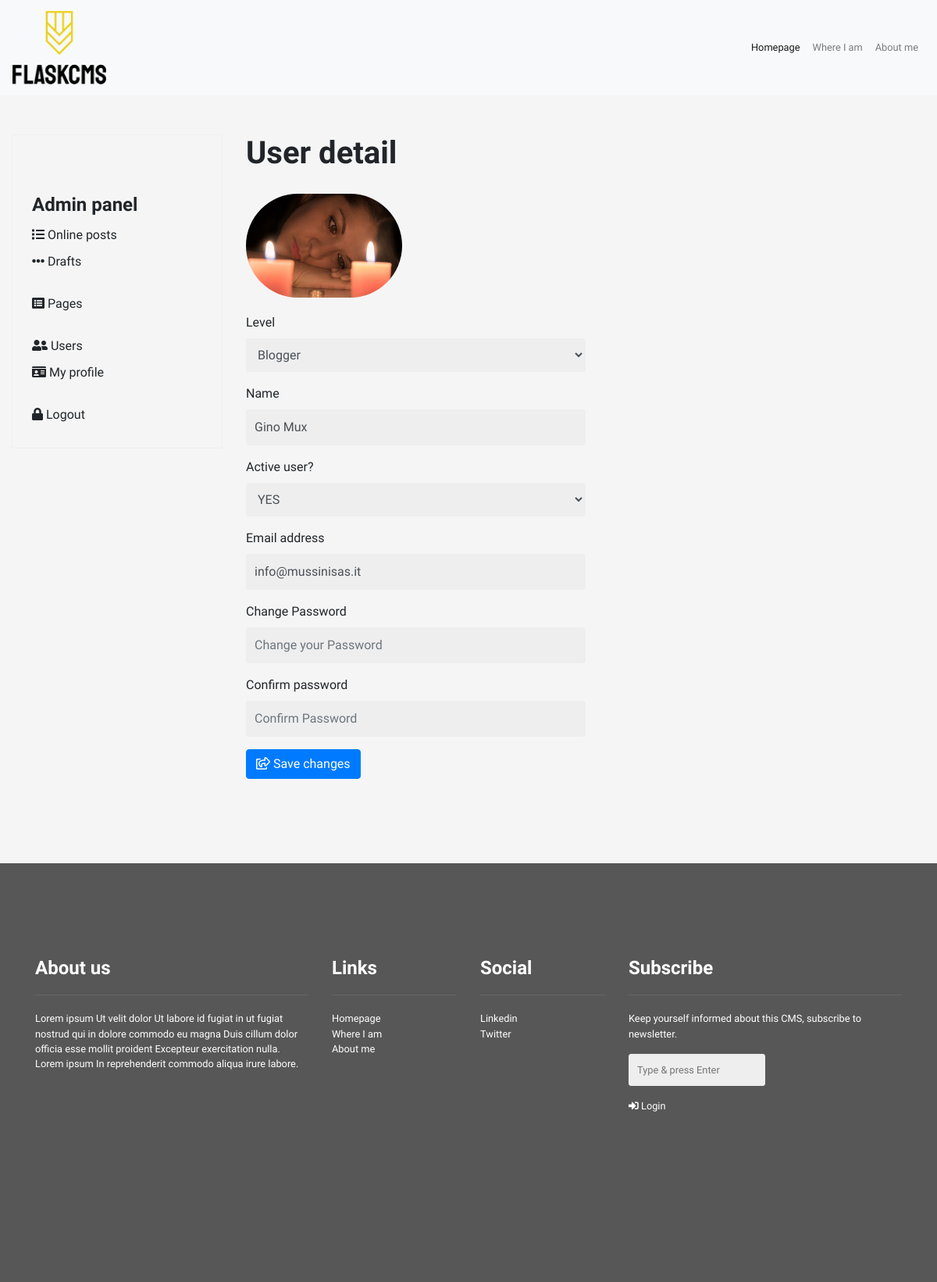
The page /admin/users/2 (signed in) on the database its author committed.
### tables this page shows
CREATE TABLE 'pages' ('idpages' integer PRIMARY KEY AUTOINCREMENT NOT NULL, 'is_visible' integer DEFAULT 0 , 'title' varchar(500), 'subtitle' varchar(500), 'text' text, 'menu_item' integer DEFAULT 0 , 'menu_order' integer DEFAULT 0 , 'photo' varchar(150), 'locked' boolean DEFAULT 0, 'meta_title' varchar(150) DEFAULT '', 'meta_description' varchar(500), 'meta_keywords' varchar(150), 'meta_image' varchar(150), 'url' varchar(250));

CREATE TABLE "users" (
	"id"	INTEGER NOT NULL,
	"email"	TEXT NOT NULL,
	"password"	TEXT NOT NULL,
	"active"	integer DEFAULT 0,
	"name"	varchar(100),
	"idusers_level"	INTEGER DEFAULT 0,
	"photo"	varchar(250),
	PRIMARY KEY("id" AUTOINCREMENT)
);

CREATE TABLE 'users_level' ('idusers_level' integer PRIMARY KEY AUTOINCREMENT NOT NULL, 'label' varchar(20));

### application.py (the view)
@app.route("/admin/users/<id>", methods=["GET", "POST"])
@login_required
def admin_users_detail(id):
    opt = global_options(db)
    menu = global_menu(db)
    this_page = admin_default_tags()
    sql = "SELECT * FROM users WHERE id = :id "
    content = db.execute(sql,
            id = id)
    if len(content) == 0:
        return apology("User not found", 500)
    user_level = db.execute("SELECT * FROM users_level ORDER BY idusers_level ASC")
    return render_template("admin-users-detail.html", profile = content[0], user_level = user_level, opt = opt, menu = menu, page = this_page)

### application.py (called while the page is built)
@app.after_request
def after_request(response):
    response.headers["Cache-Control"] = "no-cache, no-store, must-revalidate"
    response.headers["Expires"] = 0
    response.headers["Pragma"] = "no-cache"
    return response

### helpers.py (called while the page is built)
def login_required(f):
    @wraps(f)
    def decorated_function(*args, **kwargs):
        if session.get("user_id") is None:
            return redirect("/admin")
        return f(*args, **kwargs)
    return decorated_function

def global_options(db):
    globals = db.execute("SELECT * FROM options WHERE id=1")
    return globals[0]

def global_menu(db):
    menu = db.execute("SELECT url, title FROM pages WHERE is_visible=1 AND menu_item=1 ORDER BY menu_order ASC")
    return menu

def admin_default_tags():
    tags = {
        'meta_title': 'ADMIN CONTROL PANEL'
    }
    return tags

### templates/admin-users-detail.html (shortened to what this page needs)
{% extends "admin-base.html" %}
{% block content %}
<div class="col-md-9 col-lg-9">
    <h1>User detail</h1>
    <form method="POST" action="/admin/users/save" name="frm1" id="frm1" enctype="multipart/form-data">
        {%if profile.photo != None and profile.photo != '' %}
        <img src="/static/uploads/{{profile.photo}}" class="page-pic" />
        {% endif  %}
        <div class="form-group">
            <label for="pic">Level</label>
            <select class="form-control" id="user_level" name="user_level">
            {% for item in user_level %}
            <option value="{{item.idusers_level}}" {% if item.idusers_level == profile.idusers_level %}selected="selected"{% endif %} >{{item.label}}</option>
            {% endfor %}
            </select>
        </div>
        <div class="form-group">
            <label for="name">Name</label>
            <input type="text" class="form-control" id="name" name="name" aria-describedby="Your name" placeholder="Enter your name" value="{{profile.name}}">
        </div>
        <div class="form-group">
            <label>Active user?</label>
            <select class="form-control" name="active" id="active">
                {% if profile.active == 1 %}
                <option value="1" selected>YES</option>
                {% else %}
                <option value="1">YES</option>
                <option value="0" selected>NO</option>
                {% endif %}
            </select>
        </div>
        <div class="form-group">
          <label for="email">Email address</label>
          <input type="email" class="form-control" id="email" name="email" aria-describedby="emailHelp" placeholder="Enter email" value="{{profile.email}}">
        </div>
        <div class="form-group">
          <label for="password">Change Password</label>
          <input type="password" class="form-control" id="password" name="password" placeholder="Change your Password">
        </div>
        <div class="form-group">
            <label for="password2">Confirm password</label>
            <input type="password" class="form-control" id="password2" placeholder="Confirm Password">
          </div>
        <p><button type="button" class="btn btn-primary" onClick="Admin.user.save()"><i class="far fa-share-square"></i> Save changes</button></p>
      </form>
</div>
{% endblock %}

### templates/admin-base.html (shortened to what this page needs)
<!DOCTYPE html>
<html lang="en">
    <head>
        <link href="https://maxcdn.bootstrapcdn.com/bootstrap/4.1.3/css/bootstrap.min.css" rel="stylesheet">
        <link href="//cdn.quilljs.com/1.3.6/quill.snow.css" rel="stylesheet">
        <link href="/static/css/style.css" rel="stylesheet">
        <link rel="stylesheet" href="https://cdnjs.cloudflare.com/ajax/libs/animate.css/4.0.0/animate.min.css" />
        <link rel="stylesheet" href="https://use.fontawesome.com/releases/v5.13.1/css/all.css">
    </head>
    <body>
      <nav class="navbar navbar-expand-lg navbar-light bg-light">
          <a class="navbar-brand" href="/">
            <img src="/static/img/logo_small.png" alt="SITE_NAME logo" />
          </a>
          <div class="collapse navbar-collapse" id="navbarSupportedContent">
            <ul class="navbar-nav ">
              {%
              for item in menu
              %}
              {% if item.url == 'homepage' %}
              <li class="nav-item active">
                <a class="nav-link" href="/">{{item.title}}</a>
              </li>
              {% else %}
              <li class="nav-item">
                <a class="nav-link" href="/pages/{{item.url}}">{{item.title}}</a>
              </li>
              {% endif %}
              {%
              endfor
              %}
            </ul>
          </div>
      </nav>
      <div id="contents">
        <div class="container container-2">
            <div class="row">
                <div class="col-md-3 col-lg-3">
                    <div class="classic-panel">
                        <h4>Admin panel</h4>
                        <ul class="menu-1">
                            <li><a href="/admin/home"><i class="fas fa-list"></i> Online posts</a></li>
                            <li><a href="/admin/drafts"><i class="fas fa-ellipsis-h"></i> Drafts</a></li>
                            {% if session['user_level'] == 1 %}
                            <li class="divider"></li>
                            <li><a href="/admin/pages"><i class="fas fa-list-alt"></i> Pages</a></li>
                            {% endif %}
                            <li class="divider"></li>
                            {% if session['user_level'] == 1 %}<li><a href="/admin/users"><i class="fas fa-user-friends"></i> Users</a></li>{% endif %}
                            <li><a href="/admin/profile"><i class="fas fa-id-card"></i> My profile</a></li>
                            <li class="divider"></li>
                            <li><a href="/logout" onclick="return confirm('Are you sure?')"><i class="fas fa-lock"></i> Logout</a></li>
                        </ul>
                    </div>
                </div>
                {% block content %}{% endblock %}
            </div>
        </div>
      </div>
      <footer>
        <div class="container">
        <div class="row">
          <div class="col-sm-12 col-md-4">
            <h4>About us</h4>
            <p>
              Lorem ipsum Ut velit dolor Ut labore id fugiat in ut fugiat nostrud qui in dolore commodo eu magna Duis cillum dolor officia esse mollit proident Excepteur exercitation nulla. Lorem ipsum In reprehenderit commodo aliqua irure labore.
            </p>
          </div>
          <div class="col-sm-12 col-md-2">
            <h4>Links</h4>
            <ul>
              {%
              for item in menu
              %}
              {% if item.url == 'homepage' %}
              <li class="nav-item active">
                <a class="nav-link" href="/">{{item.title}}</a>
              </li>
              {% else %}
              <li class="nav-item">
                <a class="nav-link" href="/pages/{{item.url}}">{{item.title}}</a>
              </li>
              {% endif %}
              {%
              endfor
              %}
            </ul>
          </div>
          <div class="col-sm-12 col-md-2">
            <h4>Social</h4>
            <ul>
              <li><a href="https://www.linkedin.com/in/alessandro-mussini-86315849/" target="_blank" rel="noopener">Linkedin</a></li>
              <li><a href="https://twitter.com/alemussini" target="_blank" rel="noopener">Twitter</a></li>
            </ul>
          </div>
          <div class="col-sm-12 col-md-4">
            <h4>Subscribe</h4>
            <p>
              Keep yourself informed about this CMS, subscribe to newsletter.
            </p>
            <p>
              <input type="email" placeholder="Type & press Enter" />
            </p>
            <p>
              <a href="/admin"><i class="fas fa-sign-in-alt"></i> Login</a>
            </p>
          </div>
        </div>
      </div>
      </footer>
    </body>
</html>

### static/css/style.css (style rules this page uses)
body { font-family: 'Arimo', sans-serif; font-size: 16px; background-color: #f5f5f5; }
h1, h2, h3, h4, h5, h6 { font-family: 'Muli', cursive; font-weight: 800; }
nav.navbar { background-color: #eaeaea; }
.classic-panel { border: 1px solid #efefef;border-radius: 3px;padding: 25px; }
ul.menu-1 { list-style: none; margin: 0; padding: 0; }
ul.menu-1 a { color: #212529; }
ul.menu-1 li { padding: 5px 0; }
ul.menu-1 li.divider { height: 20px; }
.container-2 { max-width: 1600px; }
.container-2 h4 { margin-top: 50px; }
input[type="email"], input[type="password"], input[type="text"], select.form-control, input[type="file"], input[type="number"] { background-color: #eeeeee; padding: 10px; width: 50%; border: 1px solid #eeeeee; border-radius: 3px; height: auto; }
img.page-pic { margin: 20px 0; border-radius: 4px; }
.page-pic { width: 450px; }
.navbar-expand-lg { justify-content: space-between; }
.navbar-collapse { flex-grow: 0; }
.navbar-brand img { width: 120px; }
nav.navbar, footer { font-size: 80%; }
#contents { padding: 50px 0; }
.page_content, #contents { max-width: 1600px; margin: auto; }
img.page-pic { max-width: 200px; border-radius: 130px; }
footer { padding: 120px 0 200px 0; background: #575757; color: #FFF; }
footer h4 { margin: 0; margin-bottom: 0px; border-bottom: 1px solid #666565; padding-bottom: 20px; margin-bottom: 20px; }
footer ul { list-style: none; padding: 0; }
footer a { color: #fff; }
footer input { padding: 15px 22px; font-family: 'Arimo', sans-serif; border: none; border-radius: 3px; background-color: #d0d0d0; }
footer .nav-link { padding: 0; }

### rows shown on the page
pages: title "Homepage"
pages: title "Where I am"
pages: title "About me"
users: photo (picture), user_level "Blogger", name "Gino Mux", active "YES", email "info@mussinisas.it"
